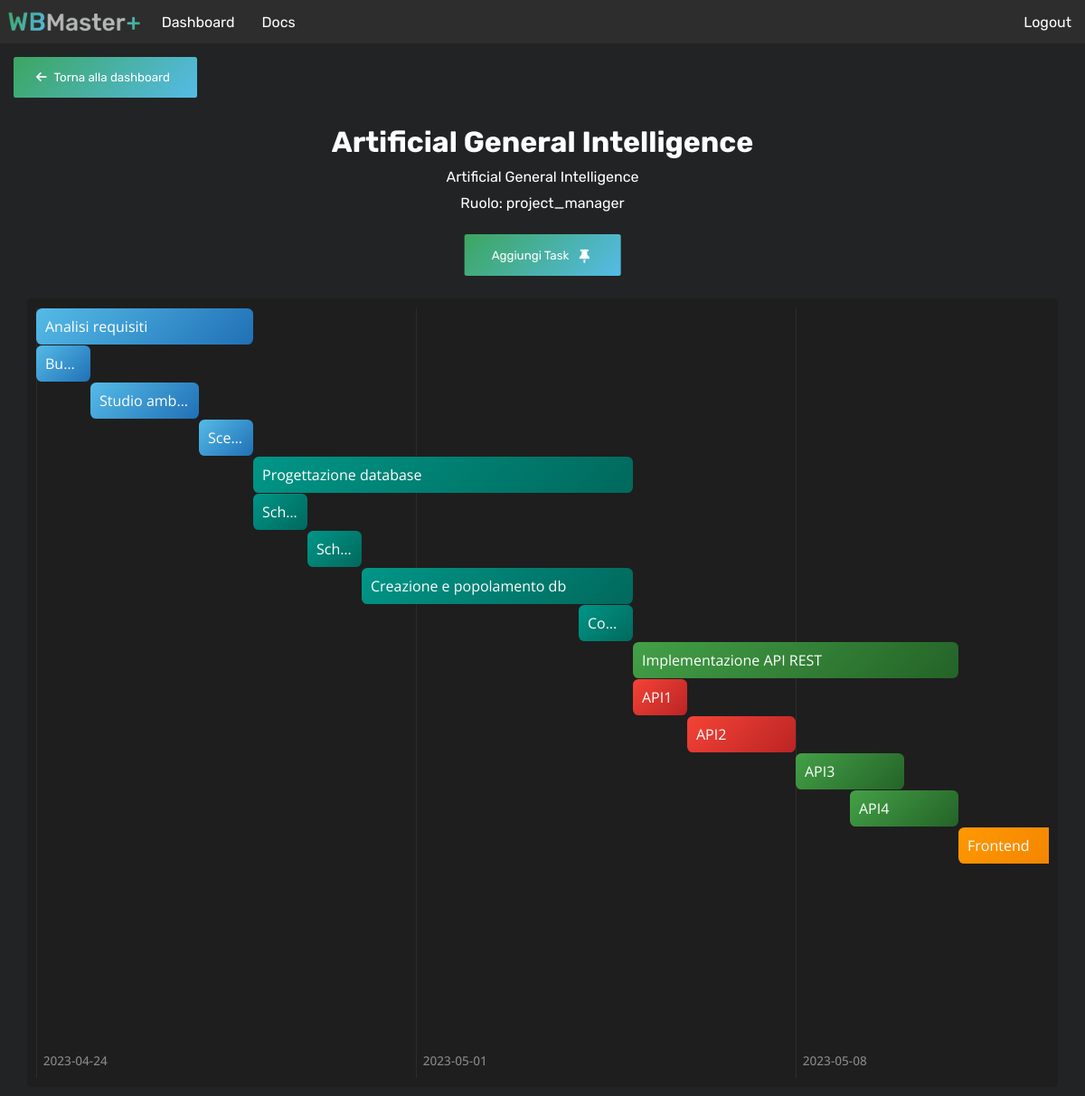
The app's page /projects/21/ (signed in) with its own data.
### base/models.py (models this page shows, shortened)
class Project(models.Model):
    name = models.CharField(max_length=100)
    description = models.TextField()
    picture = models.ImageField(upload_to="projects")

class Participation(models.Model):
    user = models.ForeignKey(User, on_delete=models.CASCADE)
    project = models.ForeignKey(Project, on_delete=models.CASCADE)
    role = models.CharField(max_length=30)
    class Meta:
        unique_together = ("user", "project")

class Task(models.Model):
    project = models.ForeignKey(Project, on_delete=models.CASCADE)
    parent_task = models.ForeignKey("self", on_delete=models.CASCADE, null=True)
    name = models.CharField(max_length=100)
    description = models.TextField()
    start = models.DateField()
    end = models.DateField()
    completed = models.BooleanField(default=False)
    color = models.CharField(max_length=20, default="default")

### base/views.py (the view)
# urls.py: path("projects/<str:pk>/", views.project, name="project_details"),
@login_required(login_url='/login/')
def project(request, pk):
    context = {}
    project = Project.objects.filter(id=pk).first()
    context["project"] = project
    participation = Participation.objects.filter(
        project=project,
        user=request.user
    ).first()
    if not participation:
        messages.error(request, "You don't have access to this project")
        return redirect("/dashboard/")
    role = participation.role
    context["role"] = role
    tasks = Task.objects.filter(project=project).order_by("start")
    context["tasks"] = tasks
    for task in tasks:
        assignment = Assignment.objects.filter(task=task).first()
        if assignment:
            task.assignment = assignment.user
    formdata = request.session.get("form", False)
    if formdata:
        context["form"] = formdata
    errors = request.session.get("errors", False)
    if errors:
        context["errors"] = errors
    if formdata:
        del request.session["form"]
    if errors:
        del request.session["errors"]
    return render(request, "project.html", context=context)

### templates/project.html (shortened to what this page needs)
{% extends 'template.html' %} {% load static %} {% block content %}
<link rel="stylesheet" href="{% static 'css/project.css' %}" />
<link rel="stylesheet" href="{% static 'css/authentication.css' %}" />
<a href="/dashboard/" class="return">
  <button class="button">
    <i class="fa-solid fa-arrow-left" style="margin-right: 5px"></i> Torna alla
    dashboard
  </button>
</a>
<header>
  <h1 class="title">{{ project.name }}</h1>
  <p class="description">{{ project.description }}</p>
  <p class="description">Ruolo: {{ role }}</p>
  {% if role == "project_manager" %}
  <button class="button addTask" onclick="addTaskBanner()">
    Aggiungi Task<i class="icon dark fa-solid fa-thumbtack"></i>
  </button>
  {% endif %}
</header>
<div class="task-display">
  <div class="overview" id="overview">
    <div class="overview-content">
      <div class="weeks" id="weeks"></div>
      <div id="tasks" class="tasks">
        {% for task in tasks %}
        <div
          class="task {{ task.color }}"
          data-id="{{ task.id }}"
          data-name="{{ task.name }}"
          data-description="{{ task.description }}"
          data-start="{{ task.start|date:'Y-m-d' }}"
          data-end="{{ task.end|date:'Y-m-d' }}"
          data-parent="{{ task.parent_task_id }}"
          data-color="{{ task.color }}"
          data-assignment="{{ task.assignment }}"
        >
          <div class="descriptor">{{ task.name }}</div>
        </div>
        {% endfor %}
      </div>
    </div>
  </div>
</div>
<div class="details hide" id="t">
  <div id="addTaskForm">
    {% if role == "project_manager" %}
    <h2 class="title">
    </h2>
    <form class="add-task" method="post" action="/tasks/add/">
      <label>
      </label>
      <label>
      </label>
      <label>
      </label>
      <label>
      </label>
      <label>
      </label>
      <label>
      </label>
    </form>
    {% endif %}
  </div>
</div>
{% endblock content %}

### static/css/global.css (style rules this page uses)
:root { --dark: #2d2d2d; --lightDark: #555555; --blue: #55bbe7; --green: #3ca660; --gradient: linear-gradient(135deg, var(--green), var(--blue)); --background: #222324; --textColor: white; --boxShadow: rgb(0, 0, 0); --transparent: rgba(50, 50, 50, 0.7); --widget: rgb(30, 30, 30); --task-gradient: linear-gradient(135deg, #55bbe7, rgb(32, 112, 182)); --task-gradient-focus: linear-gradient(135deg, rgb(0, 114, 214), rgb(0, 88, 165)); --task-focus: #314c5f52; --yellow: rgb(255, 217, 63); }
* { box-sizing: border-box; margin: 0; padding: 0; font-family: "Rubik", "Segoe UI", sans-serif; }
body { display: flex; flex-direction: column; min-height: 100vh; background-color: var(--background); color: var(--textColor); }

### static/css/project.css (style rules this page uses)
.green { --task-gradient: linear-gradient(135deg, #43A047, #246327); --task-gradient-focus: linear-gradient(135deg, #246327, #144618); --task-focus: #44714252; }
.teal { --task-gradient: linear-gradient(135deg, #009688, #00695C); --task-gradient-focus: linear-gradient(135deg, #00695C, #003d33); --task-focus: #28474352; }
.red { --task-gradient: linear-gradient(135deg, #F44336, #bb2424); --task-gradient-focus: linear-gradient(135deg, #c52b2b, #8b1010); --task-focus: #723d3d52; }
.orange { --task-gradient: linear-gradient(135deg, #FF9800, #e97400); --task-gradient-focus: linear-gradient(135deg, #f07801, #c45800); --task-focus: #755f3e52; }
.purple { --task-gradient: linear-gradient(135deg, #AB47BC, #7b2194); --task-gradient-focus: linear-gradient(135deg, #731f8a, #5e187c); --task-focus: #66427152; }
.return { position: relative; text-decoration: none; }
.return button { padding-left: 25px; }
.task-display { position: relative; left: 50%; translate: -50%; background-color: var(--widget); width: 95%; margin: 10px 0; padding: 10px; border-radius: 5px !important; overflow: hidden; }
.overview { display: flex; flex-direction: column; }
.overview-content { position: relative; flex: 1 1 auto; display: flex; overflow: auto; }
.details { position: fixed; top: 50%; translate: 0 -50% !important; right: 25px; box-sizing: border-box; border-radius: 5px; box-shadow: -4px 4px 8px var(--boxShadow); width: 450px; padding: 10px; background: linear-gradient(-45deg, #222, #131313); z-index: 100; }
#t { padding: 30px 10px; }
.overview-content .weeks { position: absolute; height: 100%; display: flex; }
.overview .tasks { flex: 1 1 auto; position: relative; padding-bottom: 2rem; }
.overview .task { margin-top: 1px; pointer-events: none; }
.overview .task .descriptor { pointer-events: all; font-family: "Open Sans", "Segoe UI", sans-serif; font-size: 1rem; background: var(--task-gradient); box-sizing: border-box; width: var(--width); border-radius: .4em; padding: 9px 10px!important; margin-top: 0; position: relative; left: var(--left); display: block; text-overflow: ellipsis; overflow-x: hidden; overflow-y: visible; white-space: nowrap; }
.add-task { display: flex; flex-direction: column; }
.add-task * { width: max-content; }
.title { margin: 15px 0 7.5px 0!important; text-align: center; }
.description { text-align: center; margin: 10px 0; }
form label, input[type="submit"] { position: relative; left: 50%; translate: -50%; width: 90%!important; }
.addTask { position: relative; left: 50%; translate: -50%; margin: 15px 0!important; }
.icon { margin-left: 5px; font-size: 15px; }
.hide { filter: opacity(0); z-index: -100; }

### static/css/authentication.css (style rules this page uses)
form { display: flex; flex-direction: column; width: 400px; border-radius: 10px; position: relative; left: 50%; translate: -50%; }
.title { text-align: center; margin: 50px 0px 20px 0; }
.return { width: max-content!important; margin: 5px 15px; }
.button { color: white; background-image: var(--gradient); padding: 15px 30px; }
form button[type = 'button'], .button { background-color: var(--input); cursor: pointer; border: 0; border-radius: 2.5px; margin: 10px 0; }
.icon { position: relative; width: 20px; margin-left: 7px; translate: 0% 15%; filter: invert(100%); }
.icon.dark { filter: invert(0%)!important; }

### records on screen
Project: name "Artificial General Intelligence", description "Artificial General Intelligence"
Participation: role "project_manager"
Task: name "Analisi requisiti"
Task: name "Bu…"
Task: name "Studio amb…"
Task: name "Sce…"
Task: name "Progettazione database"
Task: name "Sch…"
Task: name "Sch…"
Task: name "Creazione e popolamento db"
Task: name "Co…"
Task: name "Implementazione API REST"
Task: name "API1"
Task: name "API2"
Task: name "API3"
Task: name "API4"
Task: name "Frontend"
